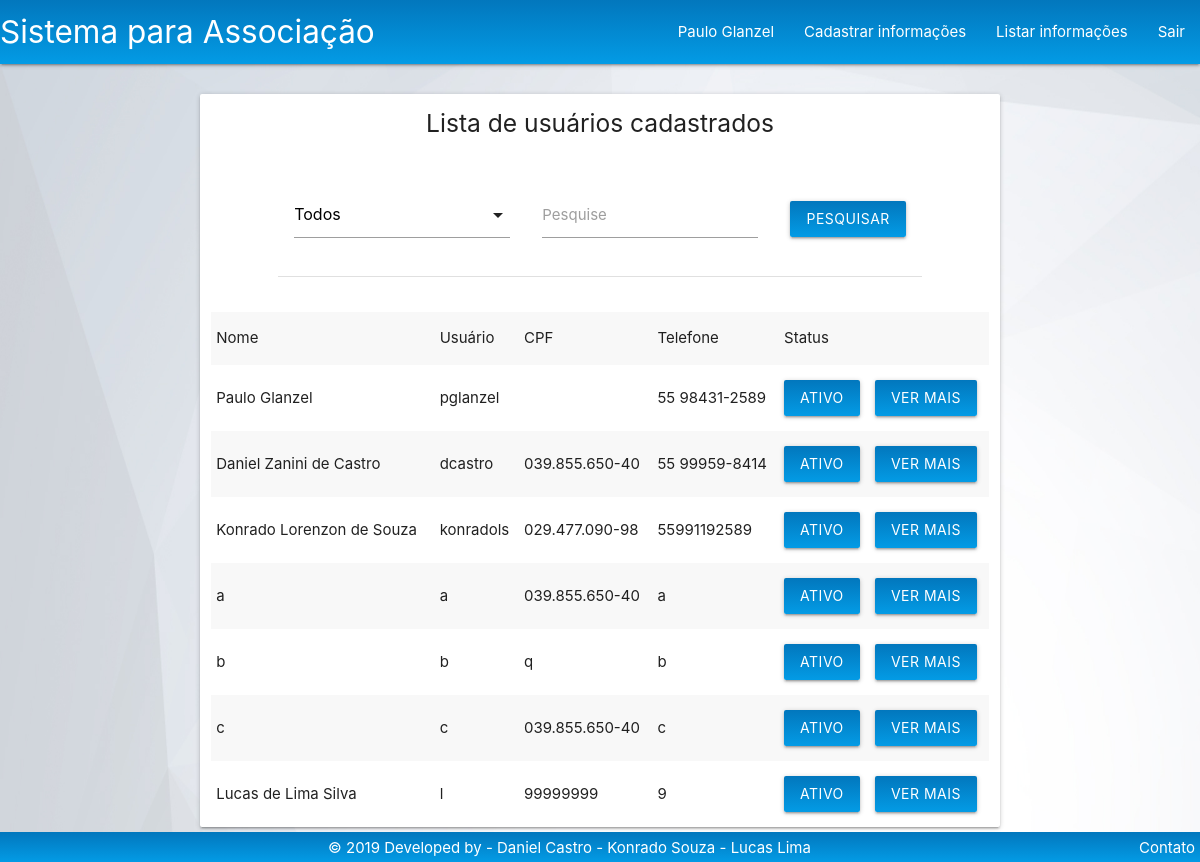
Screenshot of /Tela/listarUsuario.php (signed in) with the database file from the repository.
### tables this page shows
CREATE TABLE `usuario` (
  `id` int(11) NOT NULL,
  `nome` varchar(100) DEFAULT NULL,
  `usuario` varchar(50) NOT NULL,
  `senha` varchar(150) NOT NULL,
  `cidade` varchar(100) DEFAULT NULL,
  `bairro` varchar(100) DEFAULT NULL,
  `rua` varchar(100) DEFAULT NULL,
  `numero` varchar(20) DEFAULT NULL,
  `cep` varchar(10) NOT NULL,
  `cpf` varchar(14) DEFAULT NULL,
  `rg` varchar(30) DEFAULT NULL,
  `data_nasc` varchar(20) NOT NULL,
  `telefone` varchar(15) DEFAULT NULL,
  `email` varchar(100) DEFAULT NULL,
  `fotoPerfil` varchar(100) NOT NULL,
  `pode_logar` varchar(30) DEFAULT NULL,
  `administrador` varchar(50) NOT NULL
);

### Modelo/usuario.php (called while the page is built, shortened)
<?php
class usuario {
    private $nome;
    private $administrador;
    function getNome() {
        return $this->nome;
    }
    function getAdministrador() {
        return $this->administrador;
    }
}

### Controle/usuarioPDO.php (called while the page is built, shortened)
<?php
if (!realpath("./index.php")) {
    include_once '../Modelo/usuario.php';
} else {
    include_once "./Controle/conexao.php";
    include_once './Modelo/usuario.php';
    include_once './Modelo/aluno.php';
    include_once './Modelo/diretoria.php';
}
class usuarioPDO {
    public function litarUsuarios() {
        $conexao = new conexao();
        $pdo = $conexao->getConexao();
        $sql = $pdo->prepare("SELECT * FROM usuario;");
        $sql->execute();
        return $sql;
    }
}

### Tela/listarUsuario.php (the view, shortened to what this page needs)
<?php
include_once '../Modelo/usuario.php';
?>
<!DOCTYPE html>
<html>
        <?php
        include_once '../Base/header.php';
        ?>
    <body class="homeimg">
        <?php
        include_once '../Base/nav.php';
        ?>
        <div class="row ">
            <br>
            <div class="col s8 offset-s2 card">
                <h5 class="center">Lista de usuários cadastrados</h5>
                <div class="row center">
                    <form method="post" action="./listarUsuario.php" class="col s10 offset-s1 input-field">
                        <table>
                            <tr>
                                <td>
                                    <div class="input-field col s12 center">
                                    </div>
                                </td>
                                <td>
                                    <div class="input-field col s12 center">
                                        <input id="" class="input-field col s12" type="text" name="pesquisar">
                                        <label for="pesquisar">Pesquise</label>
                                    </div>
                                </td>
                                <td>
                                    <div class="col s12">
                                        <input type="submit" id="btn-pesquisar" class="btn corpadrao inline" value="Pesquisar">
                                    </div>
                                </td>
                            </tr>
                        </table>
                    </form>
                </div>
                <table class="striped">
                    <tr>
                        <td>Nome</td>
                        <td>Usuário</td>
                        <td>CPF</td>
                        <td>Telefone</td>
                        <td>Status</td>
                        <td></td>
                    </tr>
                    <?php
                    include_once '../Controle/usuarioPDO.php';
                    $usuarioListar = new usuarioPDO();
                    if (isset($_POST['pesquisar'])) {
                        $pesquisa = $_POST['pesquisar'];
                        if ($_POST['select'] == 'nomeUser') {
                            $sql = $usuarioListar->pesquisarUsuariosPorNome($pesquisa);
                        } else {
                            if ($_POST['select'] == 'rgUser') {
                                $sql = $usuarioListar->pesquisarUsuariosPorRG($pesquisa);
                            } else {
                                if ($_POST['select'] == 'cpfUser') {
                                    $sql = $usuarioListar->pesquisarUsuariosPorCPF($pesquisa);
                                } else {
                                    if ($_POST['select'] == 'cursoUser') {
                                        $sql = $usuarioListar->pesquisarUsuariosPorCurso($pesquisa);
                                    } else {
                                        if ($_POST['select'] == 'todosUsers') {
                                            $sql = $usuarioListar->litarUsuarios();
                                        } else {
                                            if ($_POST['select'] == 'membrosAtivos') {
                                                $sql = $usuarioListar->pesquisarUsuariosAtivos($pesquisa);
                                            } else {
                                                if ($_POST['select'] == 'membrosInativos') {
                                                    $sql = $usuarioListar->pesquisarUsuariosInativos($pesquisa);
                                                } else {
                                                    if ($_POST['select'] == 'membrosDiretoria') {
                                                        $sql = $usuarioListar->pesquisarUsuariosDaDiretoria($pesquisa);
                                                    } else {
                                                        if ($_POST['select'] == 'admin') {
                                                            $sql = $usuarioListar->pesquisarUsuariosAdministradores($pesquisa);
                                                        } else {
                                                            if ($_POST['select'] == 'nomeTodos') {
                                                                $sql = $usuarioListar->pesquisarUsuariosPorNome($pesquisa);
                                                            } else {
                                                                if ($_POST['select'] == 'apenaAlunos') {
                                                                    $sql = $usuarioListar->pesquisarUsuariosAluno($pesquisa);
                                                                } else {
                                                                    $sql = false;
                                                                }
                                                            }
                                                        }
                                                    }
                                                }
                                            }
                                        }
                                    }
                                }
                            }
                        }
                    } else {
                        $sql = $usuarioListar->litarUsuarios();
                    }
                            ?>
                        <?php
                    if ($sql != false) {
                        while ($resultado = $sql->fetch()) {
                            echo "<tr>";
                            echo "<td>" . $resultado['nome'] . "</td>";
                            echo "<td>" . $resultado['usuario'] . "</td>";
                            echo "<td>" . $resultado['cpf'] . "</td>";
                            echo "<td>" . $resultado['telefone'] . "</td>";
                            if (($resultado['pode_logar'] == 'true')) {
                                echo "<td>";
                                ?><a class="btn corpadrao" href="../Controle/usuarioPDO.php?function=tornarUsuarioInativo&id=
                                   <?php echo $resultado['id'] ?>">Ativo</a>
                                   <?php
                                   echo "</td>";
                               } else {
                                   echo "<td>";
                                   ?>
                                <a class="btn red darken-2" href="../Controle/usuarioPDO.php?function=tornarUsuarioAtivo&id=
                                   <?php echo $resultado['id'] ?>">Inativo</a><?php
                                   echo "</td>";
                               }
                           echo "<td>";
                           ?><a class="btn corpadrao" href="./verMais.php?id=<?php echo $resultado['id'];?>">Ver mais</a><?php
                        echo "</td>";
                        echo "</tr>";
                        }
                    } else {
                        echo "<tr><td><h6>Nenhum resultado econtrado</h6></td></tr>";
                    }
                    ?>
                </table>
            </div>
            <div class="col s2"></div>
        </div>
        <?php include_once '../Base/footer.php'; ?>
    </body>
</html>

### Base/header.php (shortened to what this page needs)
<?php
if (realpath("./index.php")) {
    $pontos = "";
} else {
    $pontos = ".";
}
?>
<link rel="stylesheet" href="<?php echo $pontos; ?>./css/materialize.css">
<link rel="stylesheet" href="<?php echo $pontos; ?>./css/custom.css">

### Base/nav.php (shortened to what this page needs)
<?php
if (isset($_SESSION['usuario'])) {
    include_once '../Modelo/usuario.php';
    $usuario = unserialize($_SESSION['usuario']);
    if ($usuario->getAdministrador() == 'true') {
        include_once '../Base/navAdministrativa.php';
    } else {
            include_once '../Base/navPadrao.php';
    }
} else {
    include_once '../Base/navBar.php';
}

### Base/navAdministrativa.php (shortened to what this page needs)
<?php
if (realpath("./index.php")) {
    $pontos = "";
} else {
    $pontos = ".";
}
?>
<nav class="nav-extended corpadrao">
    <div class="nav-wrapper">
        <a href="<?php echo $pontos; ?>./Tela/home.php" class="brand-logo">Sistema para Associação</a>
        <ul id="nav-mobile" class="right hide-on-med-and-down">
            <li><a class='dropdown-trigger' data-target='dropdown1'>
                <?php
                $usuario = unserialize($_SESSION['usuario']);
                echo $usuario->getNome();
                ?>
                </a></li>
            <li><a class='dropdown-trigger' data-target='dropdown2'>Cadastrar informações</a></li>
            <li><a class='dropdown-trigger' data-target='dropdown4'>Listar informações</a></li>
            <li><a href="<?php echo $pontos; ?>./Controle/usuarioPDO.php?function=logout">Sair</a></li>
        </ul>
    </div>
</nav>

### Base/footer.php
<footer class="center corpadrao">
    <div class="footer-copyright white-text" ><a href="http://nobadserver.com" class="white-text">
            © 2019 Developed by - Daniel Castro - Konrado Souza - Lucas Lima</a>
        <div class="right white-text" style="margin-right: 5px;"><a href="<?php echo realpath('./index.php')? '':'.'?>./Tela/contato.php" class="white-text">Contato</a></div>
        </div>
</footer>

### css/custom.css (style rules this page uses)
footer { position: fixed; bottom: 0; width: 100%; padding-top: 5px; padding-bottom: 3px; }
.homeimg { background-image: url('../Img/bg2.jpg'); background-size: 100% 100%; background-attachment: fixed; }
.corpadrao { background: linear-gradient(to bottom, #0277bd , #039be5); }

### rows the page displays
usuario: nome "Paulo Glanzel", usuario "pglanzel", telefone "55 98431-2589"
usuario: nome "Daniel Zanini de Castro", usuario "dcastro", cpf "039.855.650-40", telefone "55 99959-8414"
usuario: nome "Konrado Lorenzon de Souza", usuario "konradols", cpf "029.477.090-98", telefone "55991192589"
usuario: nome "a", usuario "a", cpf "039.855.650-40", telefone "a"
usuario: nome "b", usuario "b", cpf "q", telefone "b"
usuario: nome "c", usuario "c", cpf "039.855.650-40", telefone "c"
usuario: nome "Lucas de Lima Silva", usuario "l", cpf "99999999", telefone "9"

### other values shown
$usuario->getNome() "Paulo Glanzel"
